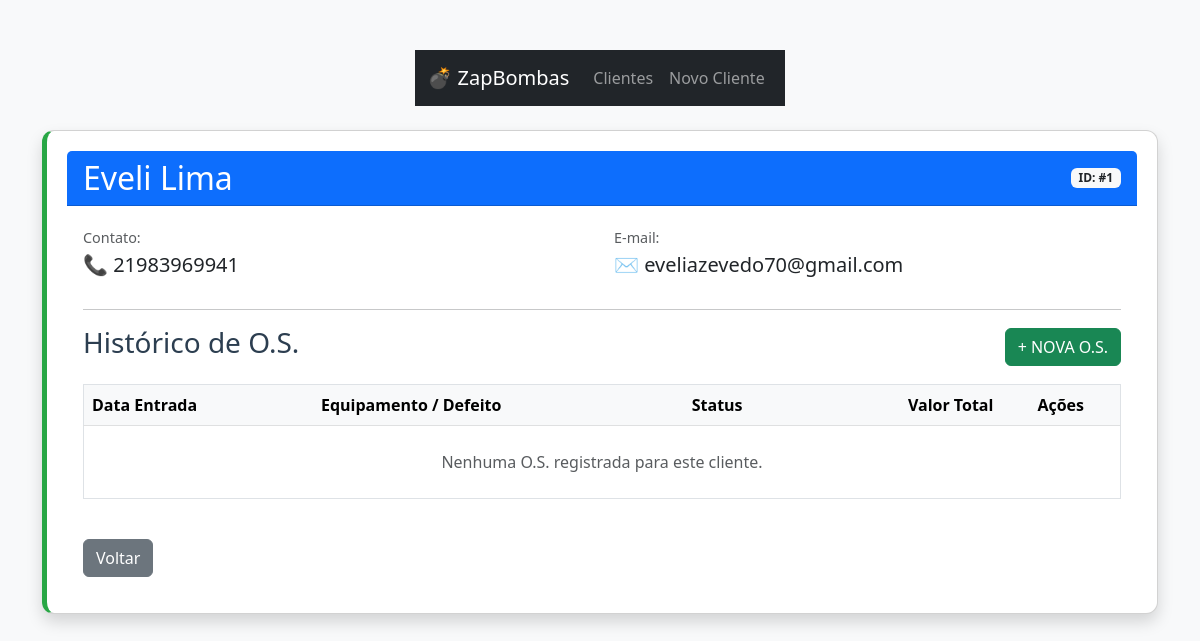
Page /cliente/1 on the earlier database version.
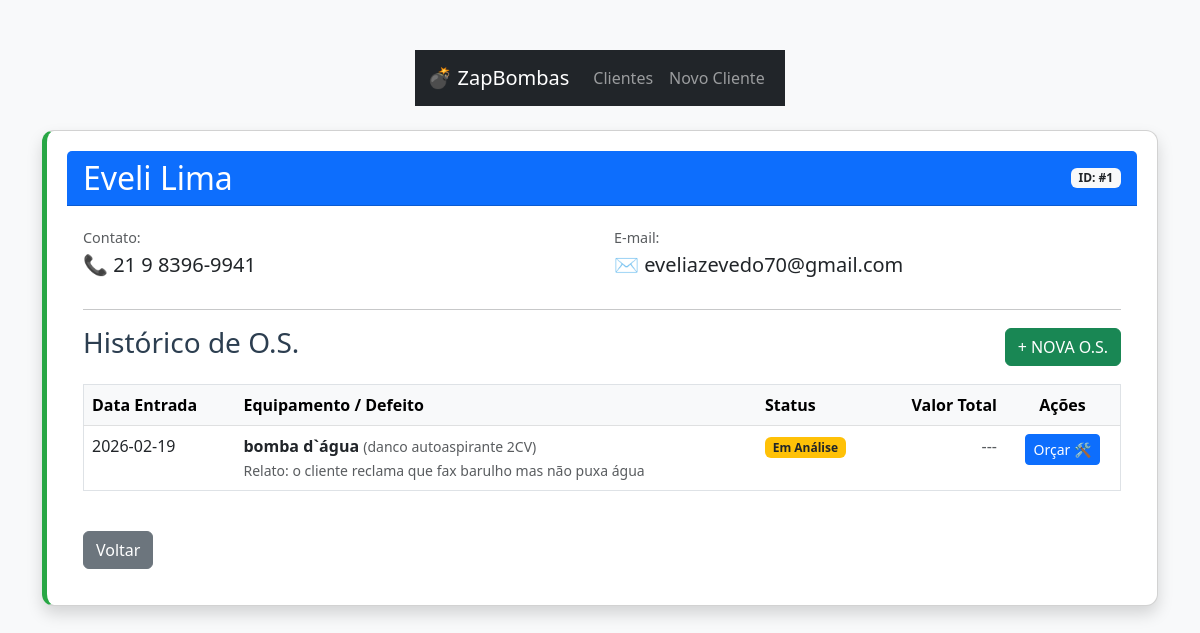
Same page on the later database version.
### models.py (models this page shows)
class Cliente(db.Model):
    id = db.Column(db.Integer, primary_key=True)
    nome = db.Column(db.String(100), nullable=False)
    email = db.Column(db.String(100), nullable=False)
    telefone = db.Column(db.String(20), nullable=False)

class OrdemServico(db.Model):
    id = db.Column(db.Integer, primary_key=True)
    data_entrada = db.Column(db.String(20), nullable=False)
    equipamento = db.Column(db.String(100), nullable=False)
    marca = db.Column(db.String(50))
    defeito_relatado = db.Column(db.Text)
    foto_caminho = db.Column(db.String(200))
    status = db.Column(db.String(50), default='Em Análise')
    diagnostico_tecnico = db.Column(db.Text)
    pecas = db.Column(db.Text)
    mao_de_obra = db.Column(db.Float)
    valor_total = db.Column(db.Float)
    cliente_id = db.Column(db.Integer, db.ForeignKey('cliente.id'), nullable=False)

### app.py (the view)
@app.route('/cliente/<int:id>')
def detalhe_cliente(id):
    cliente = Cliente.query.get_or_404(id)
    historico = OrdemServico.query.filter_by(cliente_id=id).all()
    return render_template('detalhe_cliente.html', cliente=cliente, servicos=historico)

### templates/detalhe_cliente.html (shortened to what this page needs)
{% extends 'base.html' %}
{% block content %}
<div class="card shadow">
    <div class="card-header bg-primary text-white d-flex justify-content-between align-items-center">
        <h2 class="mb-0">{{ cliente.nome }}</h2>
        <span class="badge bg-light text-dark">ID: #{{ cliente.id }}</span>
    </div>
    <div class="card-body">
        <div class="row mb-4">
            <div class="col-md-6">
                <p class="mb-1 text-muted">Contato:</p>
                <h5>📞 {{ cliente.telefone }}</h5>
            </div>
            <div class="col-md-6">
                <p class="mb-1 text-muted">E-mail:</p>
                <h5>✉️ {{ cliente.email }}</h5>
            </div>
        </div>
        <hr>
       <div class="d-flex justify-content-between align-items-center mb-3">
            <h3>Histórico de O.S.</h3>
            <button type="button" class="btn btn-success" data-bs-toggle="modal" data-bs-target="#modalOS">
                + NOVA O.S.
            </button>
        </div>
        <div class="table-responsive">
            <table class="table table-hover border">
                <thead class="table-light">
                    <tr>
                        <th>Data Entrada</th>
                        <th>Equipamento / Defeito</th>
                        <th>Status</th>
                        <th class="text-end">Valor Total</th>
                        <th class="text-center">Ações</th>
                    </tr>
                </thead>
                <tbody>
                    {% for os in servicos %}
                    <tr>
                        <td>{{ os.data_entrada }}</td>
                        <td>
                            <strong>{{ os.equipamento }}</strong>
                            {% if os.marca %} <small class="text-muted">({{ os.marca }})</small> {% endif %}
                            <br>
                            <span class="text-muted small">Relato: {{ os.defeito_relatado }}</span>
                        </td>
                        <td>
                            <span class="badge bg-warning text-dark">{{ os.status }}</span>
                        </td>
                        <td class="text-end">
                            {% if os.valor_total %}
                                <span class="text-success fw-bold">R$ {{ "%.2f"|format(os.valor_total) }}</span>
                            {% else %}
                                <span class="text-muted">---</span>
                            {% endif %}
                        </td>
                        <td class="text-center">
                            {% if os.status == 'Em Análise' %}
                                <button type="button" class="btn btn-primary btn-sm" data-bs-toggle="modal" data-bs-target="#modalOrcamento{{ os.id }}">
                                    Orçar 🛠️
                                </button>
                            {% endif %}
                        </td>
                    </tr>
                    {% else %}
                    <tr>
                        <td colspan="5" class="text-center py-4 text-muted">
                            Nenhuma O.S. registrada para este cliente.
                        </td>
                    </tr>
                    {% endfor %}
                </tbody>
            </table>
        </div>
        <div class="mt-4">
            <a href="/clientes" class="btn btn-secondary">Voltar</a>
        </div>
    </div>
</div>
{% endblock %}

Differences in the rows shown:
changed Cliente "Eveli Lima": telefone "21983969941" → "21 9 8396-9941"
added OrdemServico: data_entrada "2026-02-19", equipamento "bomba d`água", marca "danco autoaspirante 2CV", defeito_relatado "o cliente reclama que fax barulho mas não puxa água", status "Em Análise"
Other differences:
text no longer shown: "Nenhuma O.S. registrada para este cliente."
